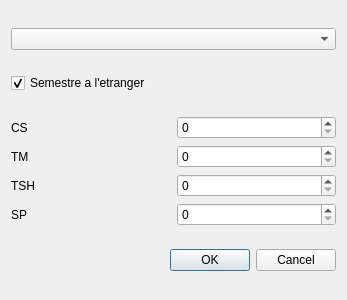
<?xml version="1.0" encoding="UTF-8"?>
<ui version="4.0">
 <class>semestre_status_dialog</class>
 <widget class="QDialog" name="semestre_status_dialog">
  <property name="geometry">
   <rect>
    <x>0</x>
    <y>0</y>
    <width>347</width>
    <height>300</height>
   </rect>
  </property>
  <property name="windowTitle">
   <string>Dialog</string>
  </property>
  <layout class="QGridLayout" name="gridLayout">
   <item row="0" column="0">
    <widget class="QComboBox" name="semestre_status_combo"/>
   </item>
   <item row="3" column="0">
    <widget class="QDialogButtonBox" name="buttonBox">
     <property name="orientation">
      <enum>Qt::Horizontal</enum>
     </property>
     <property name="standardButtons">
      <set>QDialogButtonBox::Cancel|QDialogButtonBox::Ok</set>
     </property>
    </widget>
   </item>
   <item row="1" column="0">
    <widget class="QCheckBox" name="checkbox">
     <property name="text">
      <string>Semestre a l'etranger</string>
     </property>
     <property name="checked">
      <bool>true</bool>
     </property>
    </widget>
   </item>
   <item row="2" column="0">
    <layout class="QGridLayout" name="gridLayout_2">
     <item row="1" column="0">
      <widget class="QLabel" name="label_2">
       <property name="text">
        <string>TM</string>
       </property>
      </widget>
     </item>
     <item row="0" column="0">
      <widget class="QLabel" name="label">
       <property name="text">
        <string>CS</string>
       </property>
      </widget>
     </item>
     <item row="2" column="0">
      <widget class="QLabel" name="label_3">
       <property name="text">
        <string>TSH</string>
       </property>
      </widget>
     </item>
     <item row="3" column="0">
      <widget class="QLabel" name="label_4">
       <property name="text">
        <string>SP</string>
       </property>
      </widget>
     </item>
     <item row="0" column="1">
      <widget class="QSpinBox" name="cs_spin"/>
     </item>
     <item row="1" column="1">
      <widget class="QSpinBox" name="tm_spin"/>
     </item>
     <item row="2" column="1">
      <widget class="QSpinBox" name="tsh_spin"/>
     </item>
     <item row="3" column="1">
      <widget class="QSpinBox" name="sp_spin"/>
     </item>
    </layout>
   </item>
  </layout>
 </widget>
 <resources/>
 <connections>
  <connection>
   <sender>buttonBox</sender>
   <signal>accepted()</signal>
   <receiver>semestre_status_dialog</receiver>
   <slot>accept()</slot>
   <hints>
    <hint type="sourcelabel">
     <x>227</x>
     <y>274</y>
    </hint>
    <hint type="destinationlabel">
     <x>157</x>
     <y>274</y>
    </hint>
   </hints>
  </connection>
  <connection>
   <sender>buttonBox</sender>
   <signal>rejected()</signal>
   <receiver>semestre_status_dialog</receiver>
   <slot>reject()</slot>
   <hints>
    <hint type="sourcelabel">
     <x>316</x>
     <y>260</y>
    </hint>
    <hint type="destinationlabel">
     <x>286</x>
     <y>274</y>
    </hint>
   </hints>
  </connection>
 </connections>
</ui>
